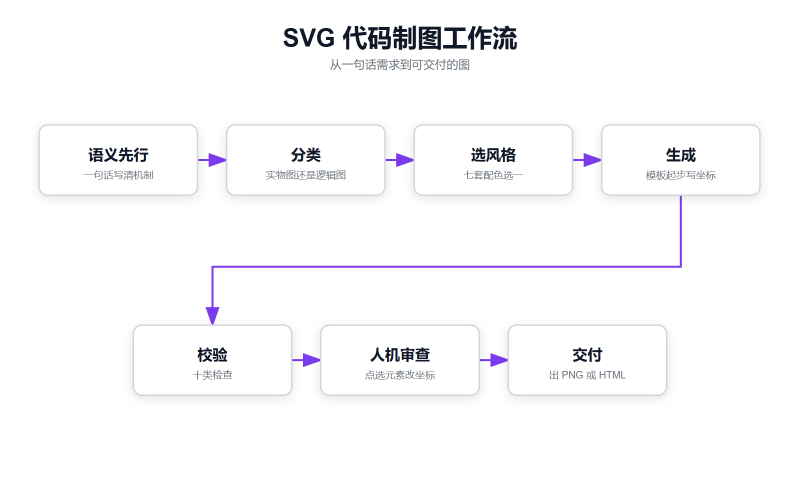
#> input picture assets/workflow.png, 1600 x 967 px (shown at 1/2 size)
$ python -i hybrid_compose.py   (imports and definitions only)
#> lines starting #> are read from the running program, lines starting #| are printed output that depends on the picture; after the words box and inside, x2 and y2 are one past the last pixel; in counts of white or black regions, pixels touching at a corner belong together
# -*- coding: utf-8 -*-
"""三层布景一键合成：底图 + 配件（自动抠白底）+ 线稿层 → 单文件 SVG [+PNG]。

全程零看图：自检全用数字报告（不透明占比/包围盒/尺寸），人只看数字。

用法:
  uv run python hybrid_compose.py --bg 底.png --svg 线稿.svg --out 成品.svg [--png 成品.png] [--wide 1600]
    --prop 配件.png:x:y:h   可多次；x/y/h 为线稿 viewBox 单元（不写 x:y:h 则自动居中底部，h=60）

示例:
  uv run python hybrid_compose.py --bg bg.png --svg pid.svg --out final.svg --png final.png \
    --prop worker.png:612:373:72 --prop cat.png:238:396:46

这是 compose_layers.py 的前身。日常合成走 compose_layers.py，本脚本保留作参考。
"""
import argparse
import base64
import re
import subprocess
import sys
from pathlib import Path

import cv2
import numpy as np


def 抠白裁边(src: Path) -> tuple[bytes, int, int, float]:
    """近白连通域抠底 + 去右下水印 + alpha bbox 裁边。返回 (PNG字节, 宽, 高, 不透明占比)。"""
#> called with src = '../../../assets/workflow.png'
    bgr = cv2.imread(str(src))
#> bgr is the input picture: shape (967, 1600, 3); mean B, G, R 250.9, 249.6, 249.8
    if bgr is None:
        raise SystemExit(f"Error: 读不到配件图 {src}")
    h, w = bgr.shape[:2]
#> h = 967; w = 1600
    hsv = cv2.cvtColor(bgr, cv2.COLOR_BGR2HSV)
#> hsv: shape (967, 1600, 3); mean H, S, V 5.5, 3.4, 251.1
    near_white = (hsv[:, :, 2] > 228) & (hsv[:, :, 1] < 30)
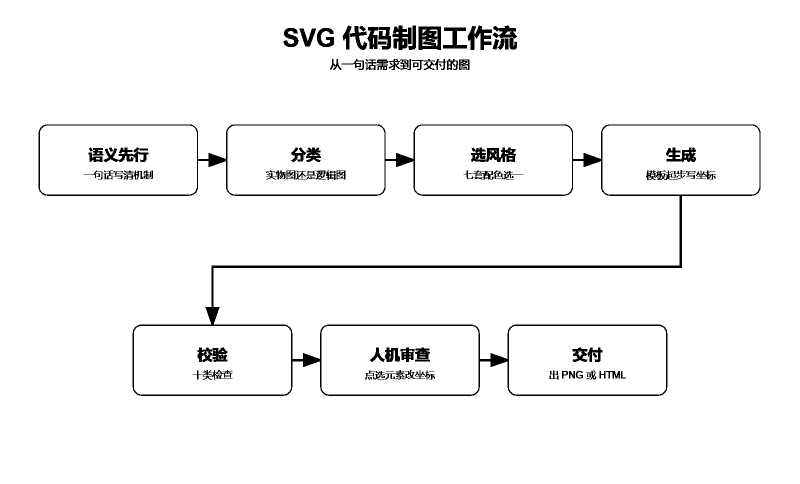
#> near_white: shape (967, 1600) bool (shown at 1/2 size); 96.3% white; 106 black regions (19 under 20 px), largest, box (x1, y1, x2, y2) and area: (77, 249, 1521, 792) 26361, (942, 295, 1032, 324) 1762, (837, 53, 882, 100) 1719
    num, lab = cv2.connectedComponents(near_white.astype(np.uint8), connectivity=4)
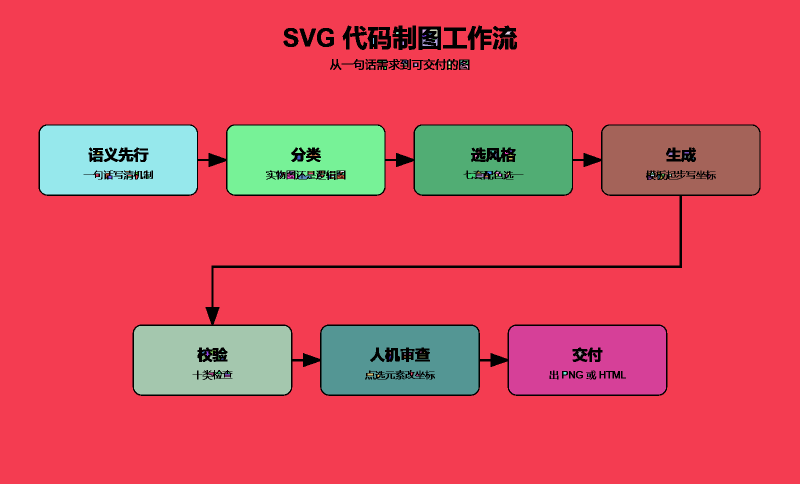
#> lab: shape (967, 1600) int32 (shown at 1/2 size); 174 distinct labels, from 0 to 173; one colour per label, 0 black
#> num = 174
    border = set(lab[0, :]) | set(lab[-1, :]) | set(lab[:, 0]) | set(lab[:, -1])
#> border = 1 item
    border.discard(0)
    bg = np.isin(lab, list(border))
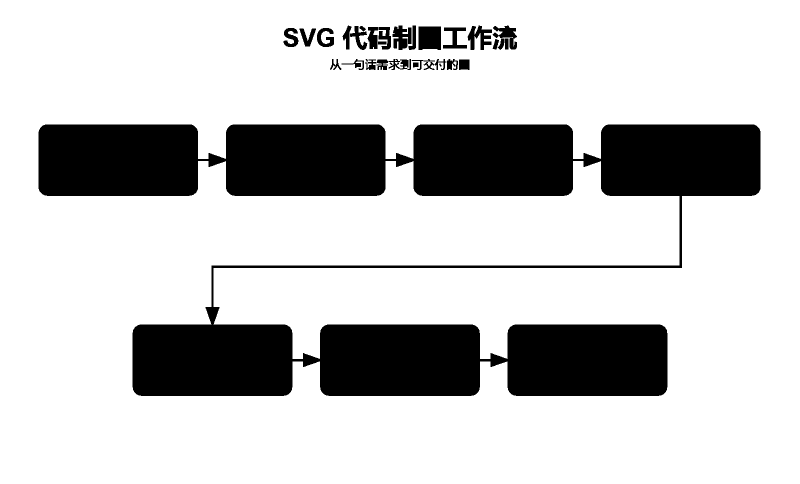
#> bg: shape (967, 1600) bool (shown at 1/2 size); 77.9% white; 34 black regions (3 under 20 px), largest, box (x1, y1, x2, y2) and area: (77, 249, 1521, 792) 327319, (837, 53, 882, 100) 2055, (785, 51, 823, 100) 1293
    alpha = cv2.GaussianBlur(np.where(bg, 0, 255).astype(np.uint8), (3, 3), 0)
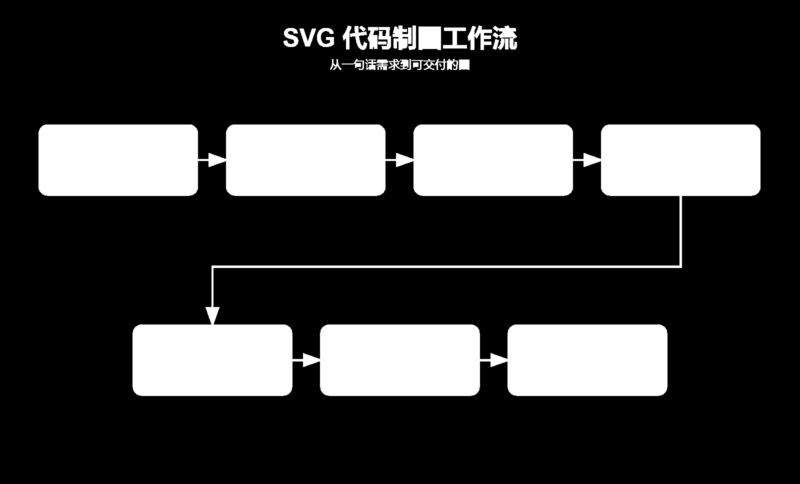
#> alpha: shape (967, 1600) (shown at 1/2 size); min 0, max 255, mean 56.4
    alpha[int(h * 0.93):, int(w * 0.80):] = 0
    out = np.dstack([bgr, alpha])
    ys, xs = np.where(alpha > 12)
    if not len(xs):
        raise SystemExit(f"Error: {src.name} 抠图后全透明（不透明占比 0），配件生成有问题")
    pad = 6
    out = out[max(0, ys.min() - pad):min(h, ys.max() + pad), max(0, xs.min() - pad):min(w, xs.max() + pad)]
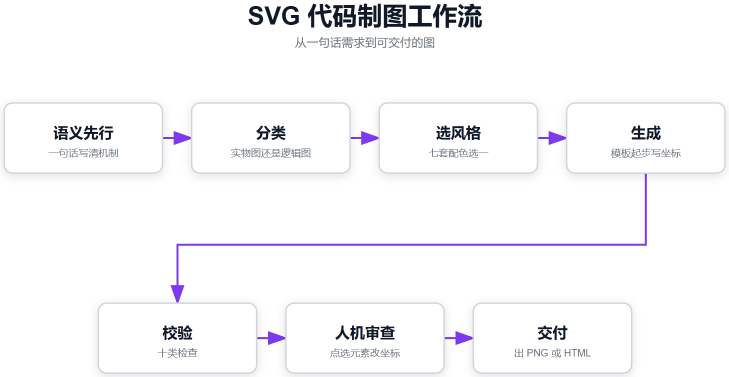
#> out: shape (754, 1457, 4) (shown at 1/2 size); mean B, G, R, A 249.3, 247.5, 247.7, 79.5
    ok, buf = cv2.imencode(".png", out)
    if not ok:
        raise SystemExit(f"Error: {src.name} PNG 编码失败")
    占比 = float((out[:, :, 3] > 128).mean())
#> 占比 = 0.312
    return buf.tobytes(), out.shape[1], out.shape[0], 占比


def b64(data: bytes) -> str:
    return base64.b64encode(data).decode()


# [52 lines left out: function main, not called in this run]


# [2 lines not run here, left out]

>>> result = 抠白裁边('../../../assets/workflow.png')
